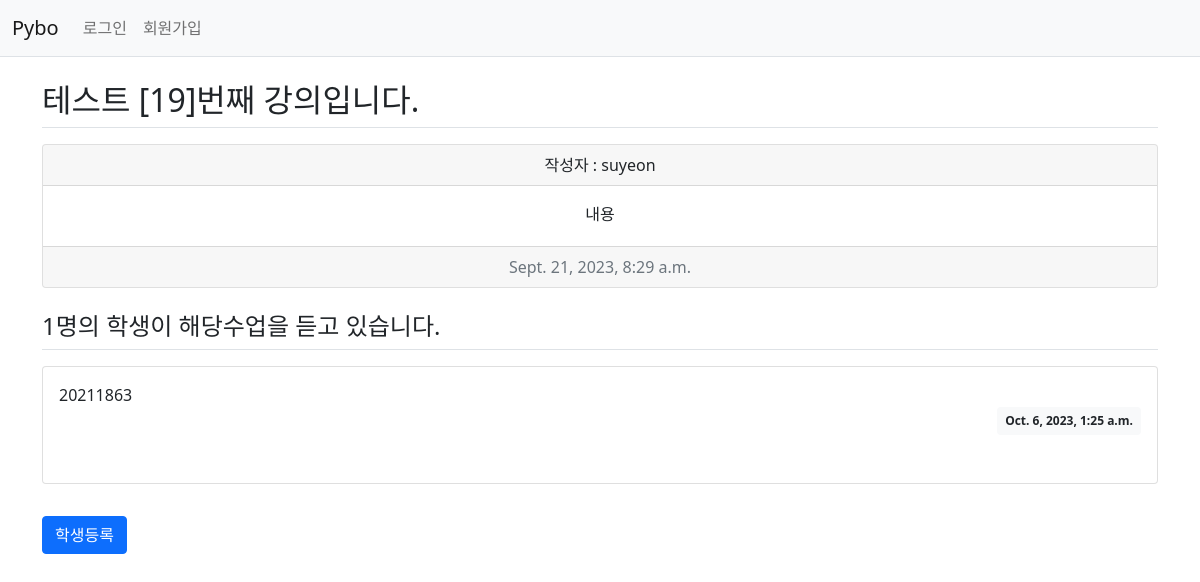
/pybo/suyeon_class_list/26/, run on the app's committed database.
### pybo/models.py (models this page shows, shortened)
class Class(models.Model):
    author = models.ForeignKey(User, on_delete=models.CASCADE)
    subject = models.CharField(max_length=200)
    class_info = models.TextField()
    create_date = models.DateTimeField()
    modify_date = models.DateTimeField(null=True, blank=True)

class Student(models.Model):
    _class = models.ForeignKey(Class, on_delete=models.CASCADE)
    student_code = models.TextField()
    create_date = models.DateTimeField()
    modify_date = models.DateTimeField(null=True, blank=True)

### pybo/views/base_views.py (the view)
# urls.py: path('suyeon_class_list/<int:class_id>/', base_views.class_detail, name = 'class_detail'),
def class_detail(request, class_id):
    _class = get_object_or_404(Class, id=class_id)
    context = { 'class': _class }
    return render(request, 'pybo/class_detail.html', context)

### templates/pybo/class_detail.html (shortened to what this page needs)
{% extends 'base.html' %}
{% block content %}
<div class="container my-3">
    <h2 class="border-bottom py-2">{{ class.subject }}</h2>
    <div class="card my-3 text-center">
        <div class = "card-header">
            작성자 : {{ class.author.username }}
        </div>
        <div class="card-body">
            <div class="card-text mb-1" style="white-space: pre-space;">{{ class.class_info }}</div>
        </div>
        <div class="card-footer text-muted">
            {{ class.create_date }}
        </div>
    </div>
    <h4 class="border-bottom my-3 py-2">{{ class.student_set.count }}명의 학생이 해당수업을 듣고 있습니다.</h4>
    {% for student in class.student_set.all %}
    <div class="card my-3">
        <div class="card-body">
            <div class="card-text" style="white-space: pre-line; ">{{ student.student_code }}</div>
            <div class="row">
                <div class="d-flex justify-content-end">
                    <div class="badge bg-light text-dark p-2">
                        {{ student.create_date }}
                    </div>
                </div>
            </div>
        </div>
    </div>
    {% endfor %}
    <a href="{% url 'pybo:student_register' class.id %}" method="post" class="btn btn-primary my-3">학생등록</a>
</div>
{% endblock %}

### data on the page
Class: subject "테스트 [19]번째 강의입니다.", author.username "suyeon", class_info "내용", create_date "Sept. 21, 2023, 8:29 a.m.", student_set.count "1"
Student: student_code "20211863", create_date "Oct. 6, 2023, 1:25 a.m."
